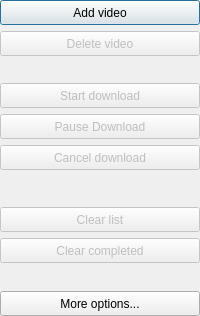
     <widget class="QWidget" name="buttonsMenuLayout" native="true">
      <property name="sizePolicy">
       <sizepolicy hsizetype="Preferred" vsizetype="Preferred">
        <horstretch>0</horstretch>
        <verstretch>0</verstretch>
       </sizepolicy>
      </property>
      <layout class="QVBoxLayout" name="menuLayout" stretch="0,0,0,0,0,0,0,0,0,0,0">
       <property name="leftMargin">
        <number>0</number>
       </property>
       <property name="topMargin">
        <number>0</number>
       </property>
       <property name="rightMargin">
        <number>0</number>
       </property>
       <property name="bottomMargin">
        <number>0</number>
       </property>
       <item>
        <widget class="QPushButton" name="btnAddVideo">
         <property name="sizePolicy">
          <sizepolicy hsizetype="Minimum" vsizetype="Fixed">
           <horstretch>0</horstretch>
           <verstretch>0</verstretch>
          </sizepolicy>
         </property>
         <property name="minimumSize">
          <size>
           <width>140</width>
           <height>25</height>
          </size>
         </property>
         <property name="accessibleName">
          <string>Add video button</string>
         </property>
         <property name="accessibleDescription">
          <string>Add a new URL video</string>
         </property>
         <property name="text">
          <string>Add video</string>
         </property>
         <property name="default">
          <bool>true</bool>
         </property>
        </widget>
       </item>
       <item>
        <widget class="QPushButton" name="btnDeleteVideo">
         <property name="enabled">
          <bool>false</bool>
         </property>
         <property name="minimumSize">
          <size>
           <width>0</width>
           <height>25</height>
          </size>
         </property>
         <property name="accessibleName">
          <string>Delete video button</string>
         </property>
         <property name="accessibleDescription">
          <string>Delete the selected video</string>
         </property>
         <property name="text">
          <string>Delete video</string>
         </property>
        </widget>
       </item>
       <item>
        <spacer name="spacer_3">
         <property name="orientation">
          <enum>Qt::Vertical</enum>
         </property>
         <property name="sizeHint" stdset="0">
          <size>
           <width>100</width>
           <height>21</height>
          </size>
         </property>
        </spacer>
       </item>
       <item>
        <widget class="QPushButton" name="btnStartDownload">
         <property name="enabled">
          <bool>false</bool>
         </property>
         <property name="minimumSize">
          <size>
           <width>0</width>
           <height>25</height>
          </size>
         </property>
         <property name="accessibleName">
          <string>Start download button</string>
         </property>
         <property name="accessibleDescription">
          <string>Start to download the current selected video</string>
         </property>
         <property name="text">
          <string>Start download</string>
         </property>
        </widget>
       </item>
       <item>
        <widget class="QPushButton" name="btnPauseResumeDownload">
         <property name="enabled">
          <bool>false</bool>
         </property>
         <property name="minimumSize">
          <size>
           <width>0</width>
           <height>25</height>
          </size>
         </property>
         <property name="text">
          <string>Pause Download</string>
         </property>
        </widget>
       </item>
       <item>
        <widget class="QPushButton" name="btnCancelDownload">
         <property name="enabled">
          <bool>false</bool>
         </property>
         <property name="minimumSize">
          <size>
           <width>0</width>
           <height>25</height>
          </size>
         </property>
         <property name="accessibleName">
          <string>Cancel download button</string>
         </property>
         <property name="accessibleDescription">
          <string>Cancel the current selected video</string>
         </property>
         <property name="text">
          <string>Cancel download</string>
         </property>
        </widget>
       </item>
       <item>
        <spacer name="spacer_4">
         <property name="orientation">
          <enum>Qt::Vertical</enum>
         </property>
         <property name="sizeHint" stdset="0">
          <size>
           <width>20</width>
           <height>31</height>
          </size>
         </property>
        </spacer>
       </item>
       <item>
        <widget class="QPushButton" name="btnClearList">
         <property name="enabled">
          <bool>false</bool>
         </property>
         <property name="minimumSize">
          <size>
           <width>0</width>
           <height>25</height>
          </size>
         </property>
         <property name="accessibleName">
          <string>Clear list button</string>
         </property>
         <property name="accessibleDescription">
          <string>Clear downloads list</string>
         </property>
         <property name="text">
          <string>Clear list</string>
         </property>
        </widget>
       </item>
       <item>
        <widget class="QPushButton" name="btnClearCompleted">
         <property name="enabled">
          <bool>false</bool>
         </property>
         <property name="minimumSize">
          <size>
           <width>0</width>
           <height>25</height>
          </size>
         </property>
         <property name="accessibleName">
          <string>Clear completed button</string>
         </property>
         <property name="accessibleDescription">
          <string>Clear completed videos from list</string>
         </property>
         <property name="text">
          <string>Clear completed</string>
         </property>
        </widget>
       </item>
       <item>
        <spacer name="spacer_5">
         <property name="orientation">
          <enum>Qt::Vertical</enum>
         </property>
         <property name="sizeType">
          <enum>QSizePolicy::Fixed</enum>
         </property>
         <property name="sizeHint" stdset="0">
          <size>
           <width>27</width>
           <height>22</height>
          </size>
         </property>
        </spacer>
       </item>
       <item>
        <widget class="QPushButton" name="btnMoreOptions">
         <property name="minimumSize">
          <size>
           <width>0</width>
           <height>25</height>
          </size>
         </property>
         <property name="accessibleName">
          <string>More options button</string>
         </property>
         <property name="accessibleDescription">
          <string>Display the Options dialog</string>
         </property>
         <property name="text">
          <string>More options...</string>
         </property>
        </widget>
       </item>
      </layout>
     </widget>
